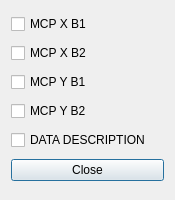
<?xml version="1.0" encoding="UTF-8"?>
<ui version="4.0">
 <class>ViewGraphicsDialog</class>
 <widget class="QDialog" name="ViewGraphicsDialog">
  <property name="geometry">
   <rect>
    <x>0</x>
    <y>0</y>
    <width>175</width>
    <height>200</height>
   </rect>
  </property>
  <property name="minimumSize">
   <size>
    <width>140</width>
    <height>200</height>
   </size>
  </property>
  <property name="windowTitle">
   <string>Edit plots</string>
  </property>
  <layout class="QVBoxLayout" name="verticalLayout">
   <item>
    <widget class="QCheckBox" name="checkBoxMCPX1">
     <property name="text">
      <string>MCP X B1</string>
     </property>
    </widget>
   </item>
   <item>
    <widget class="QCheckBox" name="checkBoxMCPX2">
     <property name="text">
      <string>MCP X B2</string>
     </property>
    </widget>
   </item>
   <item>
    <widget class="QCheckBox" name="checkBoxMCPY1">
     <property name="text">
      <string>MCP Y B1</string>
     </property>
    </widget>
   </item>
   <item>
    <widget class="QCheckBox" name="checkBoxMCPY2">
     <property name="text">
      <string>MCP Y B2</string>
     </property>
    </widget>
   </item>
   <item>
    <widget class="QCheckBox" name="checkBoxDataDescription">
     <property name="text">
      <string>DATA DESCRIPTION</string>
     </property>
    </widget>
   </item>
   <item>
    <widget class="QPushButton" name="pushButtonClose">
     <property name="text">
      <string>Close</string>
     </property>
    </widget>
   </item>
  </layout>
 </widget>
 <resources/>
 <connections/>
</ui>
